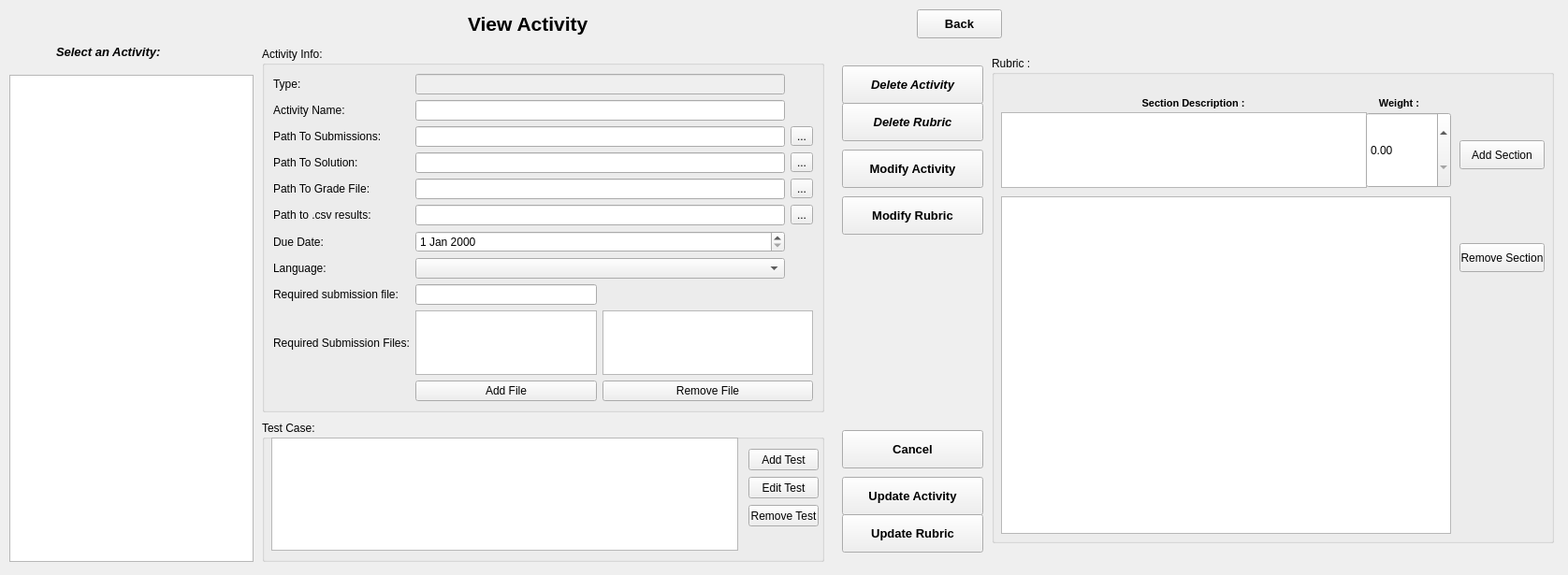
<?xml version="1.0" encoding="UTF-8"?>
<ui version="4.0">
 <class>activitymodifyscreen</class>
 <widget class="QWidget" name="activitymodifyscreen">
  <property name="geometry">
   <rect>
    <x>0</x>
    <y>0</y>
    <width>1676</width>
    <height>615</height>
   </rect>
  </property>
  <property name="windowTitle">
   <string>Form</string>
  </property>
  <widget class="QGroupBox" name="gridGroupBox">
   <property name="enabled">
    <bool>true</bool>
   </property>
   <property name="geometry">
    <rect>
     <x>280</x>
     <y>50</y>
     <width>601</width>
     <height>391</height>
    </rect>
   </property>
   <property name="title">
    <string>Activity Info:</string>
   </property>
   <layout class="QGridLayout" name="gridLayout_2">
    <item row="3" column="0">
     <widget class="QLabel" name="pathSubs">
      <property name="text">
       <string>Path To Submissions:</string>
      </property>
      <property name="alignment">
       <set>Qt::AlignLeading|Qt::AlignLeft|Qt::AlignVCenter</set>
      </property>
     </widget>
    </item>
    <item row="2" column="0">
     <widget class="QLabel" name="activityName">
      <property name="text">
       <string>Activity Name:</string>
      </property>
      <property name="alignment">
       <set>Qt::AlignLeading|Qt::AlignLeft|Qt::AlignVCenter</set>
      </property>
     </widget>
    </item>
    <item row="0" column="1" colspan="3">
     <widget class="QLineEdit" name="typeEdit">
      <property name="enabled">
       <bool>false</bool>
      </property>
      <property name="font">
       <font>
        <weight>75</weight>
        <bold>true</bold>
       </font>
      </property>
      <property name="readOnly">
       <bool>false</bool>
      </property>
     </widget>
    </item>
    <item row="2" column="1" colspan="3">
     <widget class="QLineEdit" name="activityNameEdit"/>
    </item>
    <item row="3" column="1" colspan="3">
     <widget class="QLineEdit" name="pathSubsEdit">
      <property name="text">
       <string/>
      </property>
      <property name="readOnly">
       <bool>false</bool>
      </property>
     </widget>
    </item>
    <item row="4" column="1" colspan="3">
     <widget class="QLineEdit" name="pathSolutionEdit">
      <property name="readOnly">
       <bool>false</bool>
      </property>
     </widget>
    </item>
    <item row="5" column="1" colspan="3">
     <widget class="QLineEdit" name="gradefileEdit"/>
    </item>
    <item row="7" column="1" colspan="3">
     <widget class="QDateEdit" name="dateEdit">
      <property name="readOnly">
       <bool>false</bool>
      </property>
     </widget>
    </item>
    <item row="8" column="0">
     <widget class="QLabel" name="language">
      <property name="text">
       <string>Language:</string>
      </property>
      <property name="alignment">
       <set>Qt::AlignLeading|Qt::AlignLeft|Qt::AlignVCenter</set>
      </property>
     </widget>
    </item>
    <item row="6" column="0">
     <widget class="QLabel" name="pathCSV">
      <property name="text">
       <string>Path to .csv results:</string>
      </property>
     </widget>
    </item>
    <item row="6" column="4">
     <widget class="QToolButton" name="toolButtonCSV">
      <property name="text">
       <string>...</string>
      </property>
     </widget>
    </item>
    <item row="6" column="1" colspan="3">
     <widget class="QLineEdit" name="pathCSVEdit">
      <property name="readOnly">
       <bool>true</bool>
      </property>
     </widget>
    </item>
    <item row="10" column="0">
     <widget class="QLabel" name="files">
      <property name="text">
       <string>Required Submission Files:</string>
      </property>
     </widget>
    </item>
    <item row="5" column="4">
     <widget class="QToolButton" name="toolButtonGrade">
      <property name="text">
       <string>...</string>
      </property>
     </widget>
    </item>
    <item row="4" column="4">
     <widget class="QToolButton" name="toolButtonSOL">
      <property name="text">
       <string>...</string>
      </property>
     </widget>
    </item>
    <item row="3" column="4">
     <widget class="QToolButton" name="toolButtonSUB">
      <property name="text">
       <string>...</string>
      </property>
     </widget>
    </item>
    <item row="9" column="0">
     <widget class="QLabel" name="subFile">
      <property name="text">
       <string>Required submission file:</string>
      </property>
     </widget>
    </item>
    <item row="12" column="3" colspan="2">
     <widget class="QPushButton" name="removeFileButton">
      <property name="text">
       <string>Remove File</string>
      </property>
     </widget>
    </item>
    <item row="9" column="1" colspan="2">
     <widget class="QLineEdit" name="subFileEdit"/>
    </item>
    <item row="10" column="1" colspan="2">
     <widget class="QListWidget" name="subFilesList"/>
    </item>
    <item row="12" column="1" colspan="2">
     <widget class="QPushButton" name="addFileButton">
      <property name="text">
       <string>Add File</string>
      </property>
     </widget>
    </item>
    <item row="7" column="0">
     <widget class="QLabel" name="date">
      <property name="text">
       <string>Due Date:</string>
      </property>
      <property name="alignment">
       <set>Qt::AlignLeading|Qt::AlignLeft|Qt::AlignVCenter</set>
      </property>
     </widget>
    </item>
    <item row="5" column="0">
     <widget class="QLabel" name="gradefile">
      <property name="text">
       <string>Path To Grade File:</string>
      </property>
     </widget>
    </item>
    <item row="4" column="0">
     <widget class="QLabel" name="pathSolution">
      <property name="text">
       <string>Path To Solution:</string>
      </property>
      <property name="alignment">
       <set>Qt::AlignLeading|Qt::AlignLeft|Qt::AlignVCenter</set>
      </property>
     </widget>
    </item>
    <item row="10" column="3" colspan="2">
     <widget class="QListWidget" name="addFileList"/>
    </item>
    <item row="8" column="1" colspan="3">
     <widget class="QComboBox" name="languageBox">
      <property name="editable">
       <bool>false</bool>
      </property>
      <property name="frame">
       <bool>true</bool>
      </property>
     </widget>
    </item>
    <item row="0" column="0">
     <widget class="QLabel" name="type">
      <property name="text">
       <string>Type:</string>
      </property>
      <property name="alignment">
       <set>Qt::AlignLeading|Qt::AlignLeft|Qt::AlignVCenter</set>
      </property>
     </widget>
    </item>
   </layout>
  </widget>
  <widget class="QLabel" name="label_15">
   <property name="geometry">
    <rect>
     <x>500</x>
     <y>0</y>
     <width>371</width>
     <height>51</height>
    </rect>
   </property>
   <property name="font">
    <font>
     <pointsize>16</pointsize>
     <weight>75</weight>
     <bold>true</bold>
    </font>
   </property>
   <property name="text">
    <string>View Activity</string>
   </property>
  </widget>
  <widget class="QPushButton" name="backButton">
   <property name="geometry">
    <rect>
     <x>980</x>
     <y>10</y>
     <width>91</width>
     <height>31</height>
    </rect>
   </property>
   <property name="font">
    <font>
     <pointsize>10</pointsize>
     <weight>75</weight>
     <bold>true</bold>
    </font>
   </property>
   <property name="focusPolicy">
    <enum>Qt::ClickFocus</enum>
   </property>
   <property name="text">
    <string>Back</string>
   </property>
  </widget>
  <widget class="QListWidget" name="activitiesListWidget">
   <property name="geometry">
    <rect>
     <x>10</x>
     <y>80</y>
     <width>261</width>
     <height>521</height>
    </rect>
   </property>
  </widget>
  <widget class="QLabel" name="label_16">
   <property name="geometry">
    <rect>
     <x>60</x>
     <y>40</y>
     <width>221</width>
     <height>31</height>
    </rect>
   </property>
   <property name="font">
    <font>
     <pointsize>10</pointsize>
     <weight>75</weight>
     <italic>true</italic>
     <bold>true</bold>
    </font>
   </property>
   <property name="text">
    <string>Select an Activity:</string>
   </property>
  </widget>
  <widget class="QPushButton" name="rubricBtn">
   <property name="enabled">
    <bool>true</bool>
   </property>
   <property name="geometry">
    <rect>
     <x>900</x>
     <y>210</y>
     <width>151</width>
     <height>41</height>
    </rect>
   </property>
   <property name="font">
    <font>
     <pointsize>10</pointsize>
     <weight>75</weight>
     <bold>true</bold>
    </font>
   </property>
   <property name="text">
    <string>Modify Rubric</string>
   </property>
  </widget>
  <widget class="QPushButton" name="updateBtn">
   <property name="geometry">
    <rect>
     <x>900</x>
     <y>510</y>
     <width>151</width>
     <height>41</height>
    </rect>
   </property>
   <property name="font">
    <font>
     <pointsize>10</pointsize>
     <weight>75</weight>
     <bold>true</bold>
    </font>
   </property>
   <property name="text">
    <string>Update Activity</string>
   </property>
  </widget>
  <widget class="QGroupBox" name="testGroupBox">
   <property name="enabled">
    <bool>true</bool>
   </property>
   <property name="geometry">
    <rect>
     <x>280</x>
     <y>450</y>
     <width>601</width>
     <height>151</height>
    </rect>
   </property>
   <property name="title">
    <string>Test Case:</string>
   </property>
   <widget class="QPushButton" name="addTestButton">
    <property name="geometry">
     <rect>
      <x>520</x>
      <y>30</y>
      <width>75</width>
      <height>23</height>
     </rect>
    </property>
    <property name="text">
     <string>Add Test</string>
    </property>
   </widget>
   <widget class="QPushButton" name="editTestButton">
    <property name="geometry">
     <rect>
      <x>520</x>
      <y>60</y>
      <width>75</width>
      <height>23</height>
     </rect>
    </property>
    <property name="text">
     <string>Edit Test</string>
    </property>
   </widget>
   <widget class="QPushButton" name="removeTestButton">
    <property name="geometry">
     <rect>
      <x>520</x>
      <y>90</y>
      <width>75</width>
      <height>23</height>
     </rect>
    </property>
    <property name="text">
     <string>Remove Test</string>
    </property>
   </widget>
   <widget class="QListWidget" name="testList">
    <property name="geometry">
     <rect>
      <x>10</x>
      <y>18</y>
      <width>499</width>
      <height>121</height>
     </rect>
    </property>
   </widget>
  </widget>
  <widget class="QPushButton" name="activityBtn">
   <property name="geometry">
    <rect>
     <x>900</x>
     <y>160</y>
     <width>151</width>
     <height>41</height>
    </rect>
   </property>
   <property name="font">
    <font>
     <pointsize>10</pointsize>
     <weight>75</weight>
     <bold>true</bold>
    </font>
   </property>
   <property name="text">
    <string>Modify Activity</string>
   </property>
  </widget>
  <widget class="QPushButton" name="deleteBtn">
   <property name="geometry">
    <rect>
     <x>900</x>
     <y>70</y>
     <width>151</width>
     <height>41</height>
    </rect>
   </property>
   <property name="font">
    <font>
     <pointsize>10</pointsize>
     <weight>75</weight>
     <italic>true</italic>
     <bold>true</bold>
    </font>
   </property>
   <property name="text">
    <string>Delete Activity</string>
   </property>
  </widget>
  <widget class="QGroupBox" name="rubricGroupBox">
   <property name="enabled">
    <bool>true</bool>
   </property>
   <property name="geometry">
    <rect>
     <x>1060</x>
     <y>60</y>
     <width>601</width>
     <height>521</height>
    </rect>
   </property>
   <property name="layoutDirection">
    <enum>Qt::LeftToRight</enum>
   </property>
   <property name="title">
    <string notr="true">Rubric :</string>
   </property>
   <property name="flat">
    <bool>false</bool>
   </property>
   <property name="checkable">
    <bool>false</bool>
   </property>
   <widget class="QLabel" name="label_3">
    <property name="geometry">
     <rect>
      <x>390</x>
      <y>40</y>
      <width>91</width>
      <height>21</height>
     </rect>
    </property>
    <property name="font">
     <font>
      <pointsize>8</pointsize>
      <weight>75</weight>
      <bold>true</bold>
     </font>
    </property>
    <property name="text">
     <string>Weight :</string>
    </property>
    <property name="alignment">
     <set>Qt::AlignCenter</set>
    </property>
   </widget>
   <widget class="QLabel" name="label_2">
    <property name="geometry">
     <rect>
      <x>100</x>
      <y>40</y>
      <width>231</width>
      <height>21</height>
     </rect>
    </property>
    <property name="font">
     <font>
      <pointsize>8</pointsize>
      <weight>75</weight>
      <bold>true</bold>
     </font>
    </property>
    <property name="text">
     <string>Section Description :</string>
    </property>
    <property name="alignment">
     <set>Qt::AlignCenter</set>
    </property>
   </widget>
   <widget class="QPushButton" name="AddBtn">
    <property name="geometry">
     <rect>
      <x>500</x>
      <y>90</y>
      <width>91</width>
      <height>31</height>
     </rect>
    </property>
    <property name="text">
     <string>Add Section</string>
    </property>
   </widget>
   <widget class="QTextEdit" name="textEdit">
    <property name="geometry">
     <rect>
      <x>10</x>
      <y>60</y>
      <width>391</width>
      <height>81</height>
     </rect>
    </property>
   </widget>
   <widget class="QPushButton" name="RemoveBtn">
    <property name="geometry">
     <rect>
      <x>500</x>
      <y>200</y>
      <width>91</width>
      <height>31</height>
     </rect>
    </property>
    <property name="text">
     <string>Remove Section</string>
    </property>
   </widget>
   <widget class="QDoubleSpinBox" name="doubleSpinBox">
    <property name="geometry">
     <rect>
      <x>400</x>
      <y>60</y>
      <width>91</width>
      <height>81</height>
     </rect>
    </property>
   </widget>
   <widget class="QTableView" name="tableView">
    <property name="geometry">
     <rect>
      <x>10</x>
      <y>150</y>
      <width>481</width>
      <height>361</height>
     </rect>
    </property>
    <property name="editTriggers">
     <set>QAbstractItemView::NoEditTriggers</set>
    </property>
    <property name="dragDropOverwriteMode">
     <bool>false</bool>
    </property>
    <property name="selectionMode">
     <enum>QAbstractItemView::SingleSelection</enum>
    </property>
    <property name="selectionBehavior">
     <enum>QAbstractItemView::SelectRows</enum>
    </property>
    <property name="gridStyle">
     <enum>Qt::DotLine</enum>
    </property>
    <attribute name="horizontalHeaderVisible">
     <bool>false</bool>
    </attribute>
    <attribute name="verticalHeaderVisible">
     <bool>false</bool>
    </attribute>
   </widget>
  </widget>
  <widget class="QPushButton" name="cancelBtn">
   <property name="geometry">
    <rect>
     <x>900</x>
     <y>460</y>
     <width>151</width>
     <height>41</height>
    </rect>
   </property>
   <property name="font">
    <font>
     <pointsize>10</pointsize>
     <weight>75</weight>
     <bold>true</bold>
    </font>
   </property>
   <property name="text">
    <string>Cancel</string>
   </property>
  </widget>
  <widget class="QPushButton" name="deleteBtn_2">
   <property name="geometry">
    <rect>
     <x>900</x>
     <y>110</y>
     <width>151</width>
     <height>41</height>
    </rect>
   </property>
   <property name="font">
    <font>
     <pointsize>10</pointsize>
     <weight>75</weight>
     <italic>true</italic>
     <bold>true</bold>
    </font>
   </property>
   <property name="text">
    <string>Delete Rubric</string>
   </property>
  </widget>
  <widget class="QPushButton" name="updateBtn_2">
   <property name="geometry">
    <rect>
     <x>900</x>
     <y>550</y>
     <width>151</width>
     <height>41</height>
    </rect>
   </property>
   <property name="font">
    <font>
     <pointsize>10</pointsize>
     <weight>75</weight>
     <bold>true</bold>
    </font>
   </property>
   <property name="text">
    <string>Update Rubric</string>
   </property>
  </widget>
  <zorder>rubricGroupBox</zorder>
  <zorder>gridGroupBox</zorder>
  <zorder>label_15</zorder>
  <zorder>backButton</zorder>
  <zorder>activitiesListWidget</zorder>
  <zorder>label_16</zorder>
  <zorder>rubricBtn</zorder>
  <zorder>updateBtn</zorder>
  <zorder>testGroupBox</zorder>
  <zorder>activityBtn</zorder>
  <zorder>deleteBtn</zorder>
  <zorder>cancelBtn</zorder>
  <zorder>deleteBtn_2</zorder>
  <zorder>updateBtn_2</zorder>
 </widget>
 <resources/>
 <connections/>
</ui>
